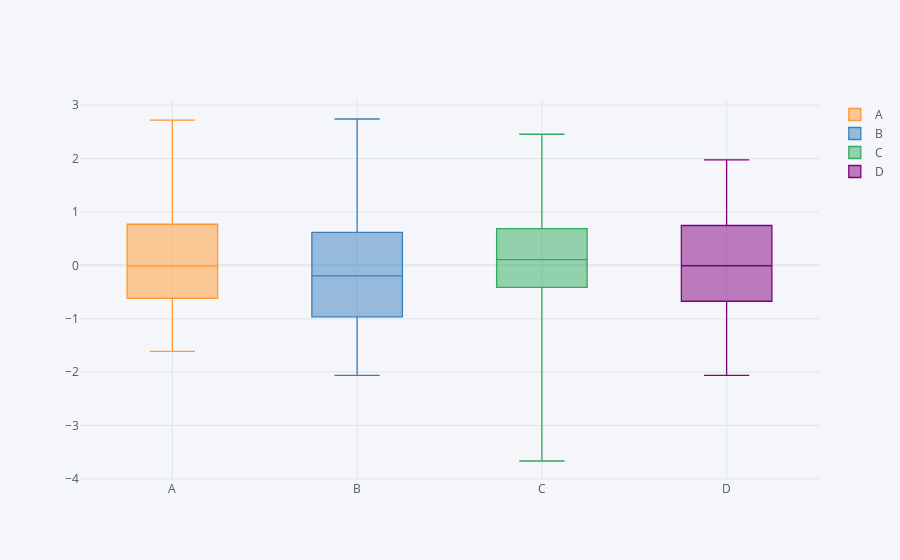

Here is the notebook cell this chart was saved with:
### Markdown cell above
`Basta clicar no item da legenda a direita para habilitar ou desabilitar o dado da coluna`

### Code cell
df.iplot(kind='box')
